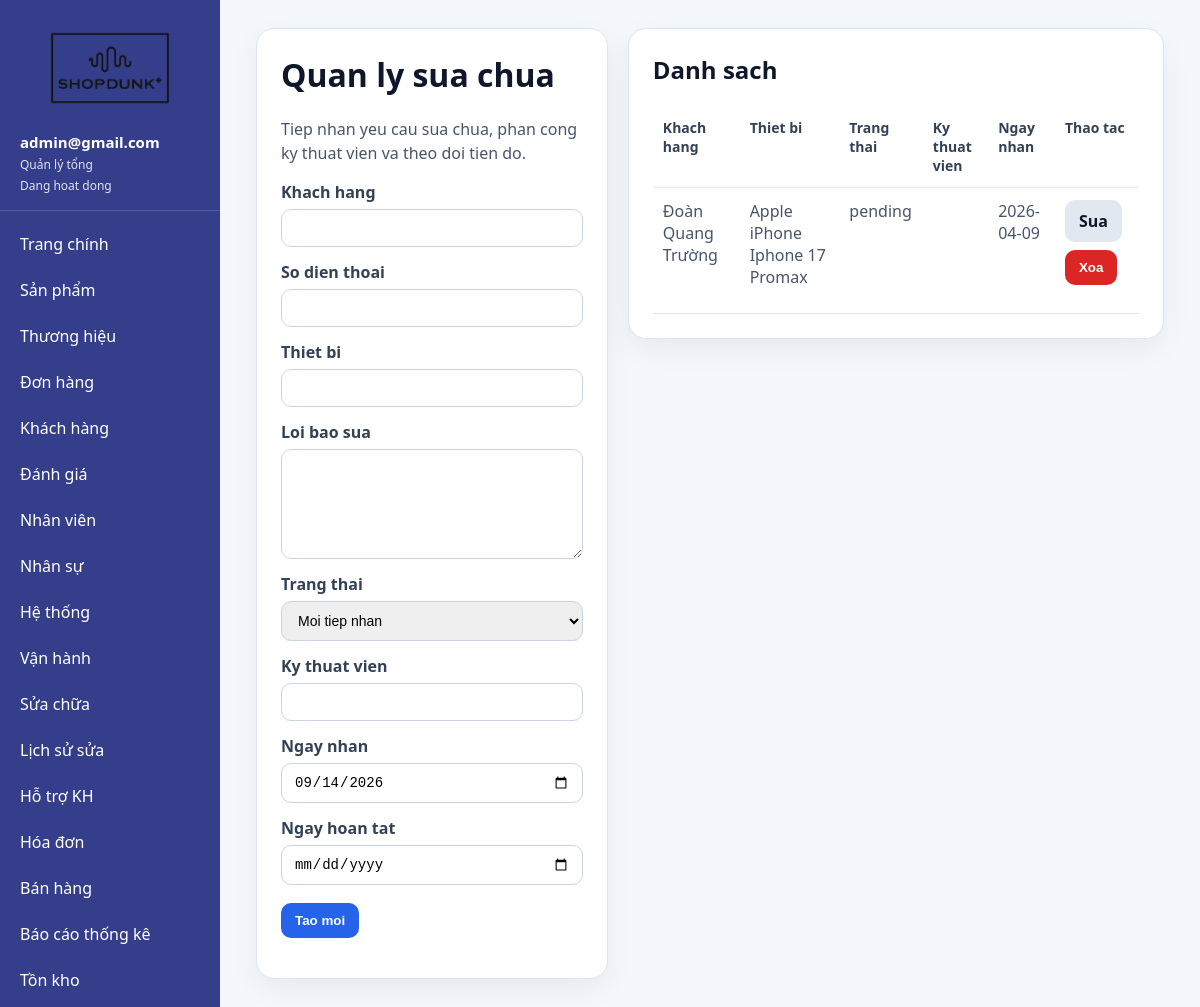
The app's page /admin/repair_management.php (signed in) with its own data.
### tables this page shows
CREATE TABLE `repair_requests` (
  `id` int(11) NOT NULL,
  `customer_name` varchar(120) NOT NULL,
  `contact_phone` varchar(30) DEFAULT NULL,
  `device_model` varchar(120) NOT NULL,
  `issue_description` text NOT NULL,
  `status` varchar(30) NOT NULL DEFAULT 'pending',
  `technician_username` varchar(100) DEFAULT NULL,
  `request_date` date NOT NULL,
  `completed_date` date DEFAULT NULL,
  `updated_at` timestamp NOT NULL DEFAULT current_timestamp() ON UPDATE current_timestamp()
);

### admin/repair_management.php (called while the page is built)
<?php
require_once __DIR__ . '/module_tools.php';
render_module_page([
    'page' => 'repair_management.php',
    'permission' => 'repair_management',
    'title' => 'Quan ly sua chua',
    'description' => 'Tiep nhan yeu cau sua chua, phan cong ky thuat vien va theo doi tien do.',
    'table' => 'repair_requests',
    'primary_key' => 'id',
    'fields' => [
        ['name' => 'customer_name', 'label' => 'Khach hang', 'required' => true],
        ['name' => 'contact_phone', 'label' => 'So dien thoai'],
        ['name' => 'device_model', 'label' => 'Thiet bi', 'required' => true],
        ['name' => 'issue_description', 'label' => 'Loi bao sua', 'type' => 'textarea', 'required' => true],
        ['name' => 'status', 'label' => 'Trang thai', 'type' => 'select', 'options' => ['pending' => 'Moi tiep nhan', 'in_progress' => 'Dang sua', 'completed' => 'Hoan tat'], 'required' => true],
        ['name' => 'technician_username', 'label' => 'Ky thuat vien'],
        ['name' => 'request_date', 'label' => 'Ngay nhan', 'type' => 'date', 'required' => true, 'default' => date('Y-m-d')],
        ['name' => 'completed_date', 'label' => 'Ngay hoan tat', 'type' => 'date'],
    ],
    'list_columns' => ['customer_name' => 'Khach hang', 'device_model' => 'Thiet bi', 'status' => 'Trang thai', 'technician_username' => 'Ky thuat vien', 'request_date' => 'Ngay nhan'],
]);
?>

### admin/auth.php (called while the page is built, shortened)
<?php
require_once __DIR__ . '/../config/admin.php';
function get_admin_roles(): array
{
    return [
        'quan_ly_tong' => 'Quản lý tổng',
        'quan_ly' => 'Quản lý',
        'ky_thuat_vien' => 'Kỹ thuật viên',
        'thu_ngan_cskh' => 'Thu ngan - CSKH',
        'nhan_vien_ban_hang' => 'Nhân viên bán hàng',
        'to_truong_ban_hang' => 'Tổ trưởng bán hàng',
    ];
}
function get_permission_matrix(): array
{
    return [
        'quan_ly_tong' => ['*', 'employees_manage'],
        'quan_ly' => ['dashboard', 'products', 'brands', 'reviews', 'orders', 'customers', 'human_resources', 'system_management', 'operations_management', 'reports'],
        'ky_thuat_vien' => ['dashboard', 'reviews', 'repair_management', 'repair_history'],
        'thu_ngan_cskh' => ['dashboard', 'orders', 'customers', 'customer_support', 'invoice_management', 'reports'],
        'nhan_vien_ban_hang' => ['dashboard', 'products', 'orders', 'customers', 'sales_management', 'store_inventory', 'reports'],
        'to_truong_ban_hang' => ['dashboard', 'products', 'orders', 'customers', 'sales_management', 'store_inventory', 'sales_team_management', 'sales_issue_support', 'reports'],
    ];
}
function role_label(?string $role): string
{
    $roles = get_admin_roles();
    return $roles[$role ?? ''] ?? 'Nhan vien';
}
function status_label(?string $status): string
{
    return ($status ?? 'active') === 'blocked' ? 'Da khoa' : 'Dang hoat dong';
}
function admin_has_permission(?string $role, string $permission): bool
{
    $permissions = get_permission_matrix()[$role] ?? [];
    return in_array('*', $permissions, true) || in_array($permission, $permissions, true);
}
function current_admin(): ?array
{
    static $admin = null;
    static $loaded = false;
    if ($loaded) {
        return $admin;
    }
    $loaded = true;
    $username = $_SESSION['username'] ?? '';
    global $conn;
    $stmt = $conn->prepare("SELECT * FROM admin WHERE admin_username = ? LIMIT 1");
    $stmt->bind_param("s", $username);
    $stmt->execute();
    $result = $stmt->get_result();
    $admin = $result ? $result->fetch_assoc() : null;
    return $admin;
}
function require_login(): array
{
    $admin = current_admin();
    return $admin;
}
function require_permission(string $permission): array
{
    $admin = require_login();
    return $admin;
}
?>

### admin/module_tools.php (the view, shortened to what this page needs)
<?php
require_once __DIR__ . '/auth.php';
function module_handle_crud(array $config): array
{
    global $conn;
    $table = $config['table'];
    $primaryKey = $config['primary_key'] ?? 'id';
    $editId = isset($_GET['edit']) ? (int) $_GET['edit'] : 0;
    $editRecord = null;
    $where = $config['where'] ?? '1=1';
    $orderBy = $config['order_by'] ?? "{$primaryKey} DESC";
    $rows = mysqli_query($conn, "SELECT * FROM {$table} WHERE {$where} ORDER BY {$orderBy}");
    return [$editRecord, $rows];
}
function render_module_page(array $config): void
{
    $currentAdmin = require_permission($config['permission']);
    [$editRecord, $rows] = module_handle_crud($config);
    require_once __DIR__ . '/sidebar.php';
    ?>
    <!DOCTYPE html>
    <html lang="vi">
    <head>
    </head>
    <body>
      <div class="main-content">
        <div class="layout">
          <div class="card">
            <h1><?= htmlspecialchars($config['title']) ?></h1>
            <p><?= htmlspecialchars($config['description']) ?></p>
            <?php if (!($config['read_only'] ?? false)): ?>
            <form method="post">
              <?php foreach ($config['fields'] as $field): ?>
                <?php
                $name = $field['name'];
                $type = $field['type'] ?? 'text';
                $value = $editRecord[$name] ?? ($field['default'] ?? '');
                ?>
                <label for="<?= htmlspecialchars($name) ?>"><?= htmlspecialchars($field['label']) ?></label>
                <?php if ($type === 'textarea'): ?>
                  <textarea id="<?= htmlspecialchars($name) ?>" name="<?= htmlspecialchars($name) ?>" <?= ($field['required'] ?? false) ? 'required' : '' ?>><?= htmlspecialchars((string) $value) ?></textarea>
                <?php elseif ($type === 'select'): ?>
                  <select id="<?= htmlspecialchars($name) ?>" name="<?= htmlspecialchars($name) ?>" <?= ($field['required'] ?? false) ? 'required' : '' ?>>
                    <?php foreach (($field['options'] ?? []) as $optionValue => $optionLabel): ?>
                      <option value="<?= htmlspecialchars((string) $optionValue) ?>" <?= (string) $value === (string) $optionValue ? 'selected' : '' ?>><?= htmlspecialchars((string) $optionLabel) ?></option>
                    <?php endforeach; ?>
                  </select>
                <?php else: ?>
                  <input id="<?= htmlspecialchars($name) ?>" type="<?= htmlspecialchars($type) ?>" name="<?= htmlspecialchars($name) ?>" value="<?= htmlspecialchars((string) $value) ?>" <?= ($field['required'] ?? false) ? 'required' : '' ?>>
                <?php endif; ?>
              <?php endforeach; ?>
              <div class="toolbar">
                <button class="btn-primary" type="submit"><?= $editRecord ? 'Luu thay doi' : 'Tao moi' ?></button>
              </div>
            </form>
            <?php else: ?>
              <div class="pill">Module chi xem du lieu lich su</div>
            <?php endif; ?>
          </div>
          <div class="card">
            <h2>Danh sach</h2>
            <table>
              <thead>
                <tr>
                  <?php foreach ($config['list_columns'] as $column => $label): ?>
                    <th><?= htmlspecialchars($label) ?></th>
                  <?php endforeach; ?>
                  <th>Thao tac</th>
                </tr>
              </thead>
              <tbody>
                <?php while ($row = $rows->fetch_assoc()): ?>
                  <tr>
                    <?php foreach ($config['list_columns'] as $column => $label): ?>
                      <td>
                        <?php if (isset($config['formatters'][$column])): ?>
                          <?= $config['formatters'][$column]($row[$column] ?? '', $row) ?>
                        <?php else: ?>
                          <?= htmlspecialchars((string) ($row[$column] ?? '')) ?>
                        <?php endif; ?>
                      </td>
                    <?php endforeach; ?>
                    <td>
                      <div class="toolbar" style="margin-top:0;">
                        <?php if (!($config['read_only'] ?? false)): ?>
                          <a class="btn btn-secondary" href="<?= htmlspecialchars($config['page']) ?>?edit=<?= (int) $row[$config['primary_key'] ?? 'id'] ?>">Sua</a>
                          <form method="post" style="display:inline;">
                            <button class="btn-danger" type="submit">Xoa</button>
                          </form>
                        <?php else: ?>
                          <span class="pill">Chi xem</span>
                        <?php endif; ?>
                      </div>
                    </td>
                  </tr>
                <?php endwhile; ?>
              </tbody>
            </table>
          </div>
        </div>
      </div>
    </body>
    </html>
    <?php
}
?>

### admin/sidebar.php (shortened to what this page needs)
<?php
require_once __DIR__ . '/auth.php';
$sidebarAdmin = current_admin();
$role = $sidebarAdmin['admin_role'] ?? null;
$menuItems = [
    ['permission' => 'dashboard', 'href' => 'admin.php', 'label' => 'Trang chính'],
    ['permission' => 'products', 'href' => 'product.php', 'label' => 'Sản phẩm'],
    ['permission' => 'brands', 'href' => 'brand.php', 'label' => 'Thương hiệu'],
    ['permission' => 'orders', 'href' => 'order.php', 'label' => 'Đơn hàng'],
    ['permission' => 'customers', 'href' => 'customer.php', 'label' => 'Khách hàng'],
    ['permission' => 'reviews', 'href' => 'reviews.php', 'label' => 'Đánh giá'],
    ['permission' => 'employees_manage', 'href' => 'employees.php', 'label' => 'Nhân viên'],
    ['permission' => 'human_resources', 'href' => 'human_resources.php', 'label' => 'Nhân sự'],
    ['permission' => 'system_management', 'href' => 'system_management.php', 'label' => 'Hệ thống'],
    ['permission' => 'operations_management', 'href' => 'operations_management.php', 'label' => 'Vận hành'],
    ['permission' => 'repair_management', 'href' => 'repair_management.php', 'label' => 'Sửa chữa'],
    ['permission' => 'repair_history', 'href' => 'repair_history.php', 'label' => 'Lịch sử sửa'],
    ['permission' => 'customer_support', 'href' => 'customer_support.php', 'label' => 'Hỗ trợ KH'],
    ['permission' => 'invoice_management', 'href' => 'invoice_management.php', 'label' => 'Hóa đơn'],
    ['permission' => 'sales_management', 'href' => 'sales_management.php', 'label' => 'Bán hàng'],
    ['permission' => 'reports', 'href' => 'reports.php', 'label' => 'Báo cáo thống kê'],
    ['permission' => 'store_inventory', 'href' => 'store_inventory.php', 'label' => 'Tồn kho'],
    ['permission' => 'sales_team_management', 'href' => 'sales_team_management.php', 'label' => 'Đội bán hàng'],
    ['permission' => 'sales_issue_support', 'href' => 'sales_issue_support.php', 'label' => 'Sự cố bán hàng'],
];
?>
<div style="width:220px;background:#353E8A;color:#fff;min-height:100vh;position:fixed;overflow-y:auto;">
  <div style="padding:18px 20px 14px;">
    <a href="admin.php" style="display:block;text-decoration:none;">
      <img src="../images/logoshopdunk.png" alt="ShopDunk Logo" style="width:100%;max-width:160px;height:auto;display:block;margin:0 auto;">
    </a>
  </div>
  <?php if ($sidebarAdmin): ?>
    <div style="padding:0 20px 16px;border-bottom:1px solid rgba(255,255,255,0.15);margin-bottom:10px;">
      <div style="font-size:15px;font-weight:700;"><?= htmlspecialchars($sidebarAdmin['admin_full_name'] ?: $sidebarAdmin['admin_username']) ?></div>
      <div style="font-size:12px;opacity:.85;margin-top:4px;"><?= htmlspecialchars(role_label($role)) ?></div>
      <div style="font-size:12px;opacity:.85;margin-top:4px;"><?= htmlspecialchars(status_label($sidebarAdmin['admin_status'] ?? null)) ?></div>
    </div>
  <?php endif; ?>
  <ul style="list-style:none;padding:0;margin:0;">
    <?php foreach ($menuItems as $item): ?>
      <?php if ($sidebarAdmin && admin_has_permission($role, $item['permission'])): ?>
        <li>
          <a href="<?= htmlspecialchars($item['href']) ?>" style="display:block;padding:12px 20px;color:#fff;text-decoration:none;"><?= htmlspecialchars($item['label']) ?></a>
        </li>
      <?php endif; ?>
    <?php endforeach; ?>
  </ul>
</div>
<?php return; ?>

### admin/module_tools.php (style rules this page uses)
body { margin: 0; font-family: 'Segoe UI', system-ui, sans-serif; background: #f4f7fb; }
.main-content { margin-left: 220px; padding: 28px 36px; }
.layout { display: grid; grid-template-columns: 1.05fr 1.6fr; gap: 20px; align-items: start; }
.card { background: #fff; border-radius: 18px; padding: 24px; box-shadow: 0 10px 30px rgba(15, 23, 42, 0.06); border: 1px solid #dbe6f4; }
h1, h2 { margin-top: 0; color: #0f172a; }
p { color: #475569; line-height: 1.5; }
label { display: block; margin: 14px 0 6px; color: #334155; font-weight: 600; }
input, select, textarea { width: 100%; padding: 10px 12px; border: 1px solid #cbd5e1; border-radius: 10px; box-sizing: border-box; font-size: 14px; }
textarea { min-height: 110px; resize: vertical; }
table { width: 100%; border-collapse: collapse; }
th, td { padding: 12px 10px; border-bottom: 1px solid #e2e8f0; text-align: left; vertical-align: top; }
th { color: #334155; font-size: 14px; }
td { color: #475569; }
.toolbar { display: flex; gap: 8px; flex-wrap: wrap; margin-top: 18px; }
.btn, button { border: none; border-radius: 10px; padding: 10px 14px; cursor: pointer; font-weight: 600; text-decoration: none; display: inline-block; }
.btn-primary { background: #2563eb; color: #fff; }
.btn-secondary { background: #e2e8f0; color: #0f172a; }
.btn-danger { background: #dc2626; color: #fff; }

### records on screen
repair_requests: customer_name "Đoàn Quang Trường", device_model "Apple iPhone Iphone 17 Promax", status "pending", request_date "2026-04-09"

### other values on screen
$sidebarAdmin['admin_full_name'] ?: $sidebarAdmin['admin_username'] "admin@gmail.com"
role_label($role) "Quản lý tổng"
status_label($sidebarAdmin['admin_status'] ?? null) "Dang hoat dong"
$item['label'] "Trang chính"
$item['label'] "Sản phẩm"
$item['label'] "Thương hiệu"
$item['label'] "Đơn hàng"
$item['label'] "Khách hàng"
$item['label'] "Đánh giá"
$item['label'] "Nhân viên"
$item['label'] "Nhân sự"
$item['label'] "Hệ thống"
$item['label'] "Vận hành"
$item['label'] "Sửa chữa"
$item['label'] "Lịch sử sửa"
